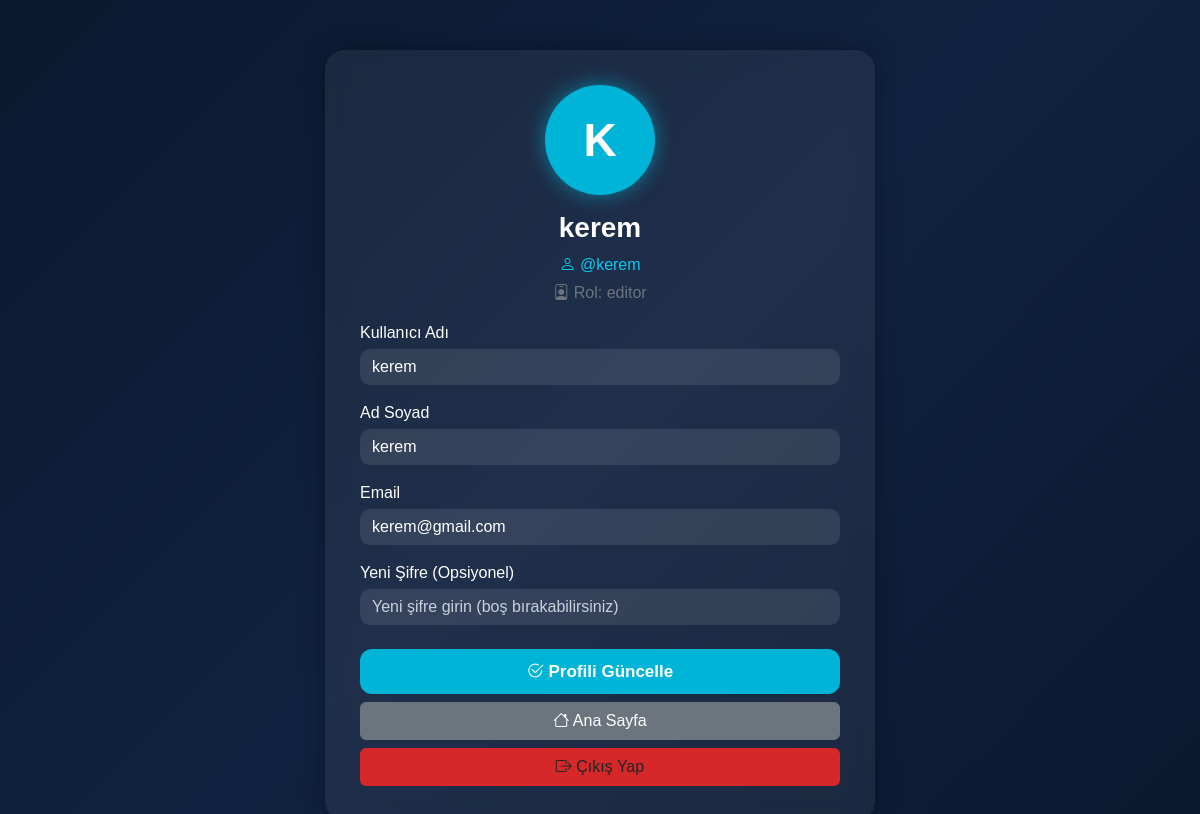
The page /profil.php (signed in) on the database its author committed.
### tables this page shows
CREATE TABLE `users` (
  `id` int(11) NOT NULL,
  `fullname` varchar(100) NOT NULL,
  `username` varchar(50) NOT NULL,
  `email` varchar(100) NOT NULL,
  `password` varchar(255) NOT NULL,
  `role` varchar(50) NOT NULL DEFAULT 'kullanıcı',
  `created_at` timestamp NOT NULL DEFAULT current_timestamp()
);

### profil.php (the view, shortened to what this page needs)
<?php
require_once "db.php";
$user_id = $_SESSION["user_id"];
$stmt = $db->prepare("SELECT fullname, email, username, role FROM users WHERE id = ?");
$stmt->execute([$user_id]);
$user = $stmt->fetch(PDO::FETCH_ASSOC);
?>
<!DOCTYPE html>
<html lang="tr">
<head>
<link href="https://cdn.jsdelivr.net/npm/bootstrap@5.3.0/dist/css/bootstrap.min.css" rel="stylesheet">
<link href="https://cdn.jsdelivr.net/npm/bootstrap-icons@1.10.5/font/bootstrap-icons.css" rel="stylesheet">
</head>
<body>
<div class="profile-box">
    <div class="avatar mb-3">
        <?= strtoupper(substr($user["fullname"], 0, 1)) ?>
    </div>
    <h3 class="text-center fw-bold"><?= $user["fullname"] ?></h3>
    <p class="text-center text-info mb-1"><i class="bi bi-person"></i> @<?= $user["username"] ?></p>
    <p class="text-center text-secondary mb-3"><i class="bi bi-person-badge"></i> Rol: <?= $user["role"] ?></p>
    <form method="POST">
        <label class="mb-1">Kullanıcı Adı</label>
        <input class="form-control mb-3" type="text" name="username" value="<?= htmlspecialchars($user["username"]) ?>">
        <label class="mb-1">Ad Soyad</label>
        <input class="form-control mb-3" type="text" name="fullname" value="<?= htmlspecialchars($user["fullname"]) ?>">
        <label class="mb-1">Email</label>
        <input class="form-control mb-3" type="email" name="email" value="<?= htmlspecialchars($user["email"]) ?>">
        <label class="mb-1">Yeni Şifre (Opsiyonel)</label>
        <input class="form-control mb-4" type="password" name="new_password" placeholder="Yeni şifre girin (boş bırakabilirsiniz)">
        <button class="btn-custom mb-2" type="submit">
            <i class="bi bi-check2-circle"></i> Profili Güncelle
        </button>
        <a href="index.php" class="btn btn-secondary w-100 mb-2">
            <i class="bi bi-house"></i> Ana Sayfa
        </a>
        <a href="logout.php" class="btn btn-logout w-100">
            <i class="bi bi-box-arrow-right"></i> Çıkış Yap
        </a>
    </form>
</div>
</body>
</html>

### profil.php (style rules this page uses)
body { background: linear-gradient(135deg, #0a192f, #112240, #0a192f); min-height: 100vh; color: white; font-family: "Poppins", sans-serif; animation: fadeIn 1s ease; }
.profile-box { width: 95%; max-width: 550px; margin: auto; margin-top: 50px; padding: 35px; background: rgba(255,255,255,0.06); backdrop-filter: blur(12px); border-radius: 20px; box-shadow: 0 0 25px rgba(0,0,0,0.3); animation: slideUp 0.8s ease; }
.avatar { width: 110px; height: 110px; border-radius: 50%; background: #00b4d8; display: flex; align-items: center; justify-content: center; font-size: 46px; font-weight: bold; margin: auto; color: white; box-shadow: 0 0 20px rgba(0, 180, 216, 0.6); animation: pulse 2s infinite ease-in-out; }
input { background: rgba(255,255,255,0.1) !important; border: none !important; color: white !important; border-radius: 10px !important; }
input::placeholder { color: #c8d1dd !important; }
.btn-custom { background: #00b4d8; border: none; color: white; padding: 10px; width: 100%; border-radius: 12px; transition: 0.3s; font-size: 17px; font-weight: 600; }
.btn-logout { background: #d62828; }

### rows shown on the page
users: fullname "K", fullname "kerem", username "kerem", role "editor", email "kerem@gmail.com"
